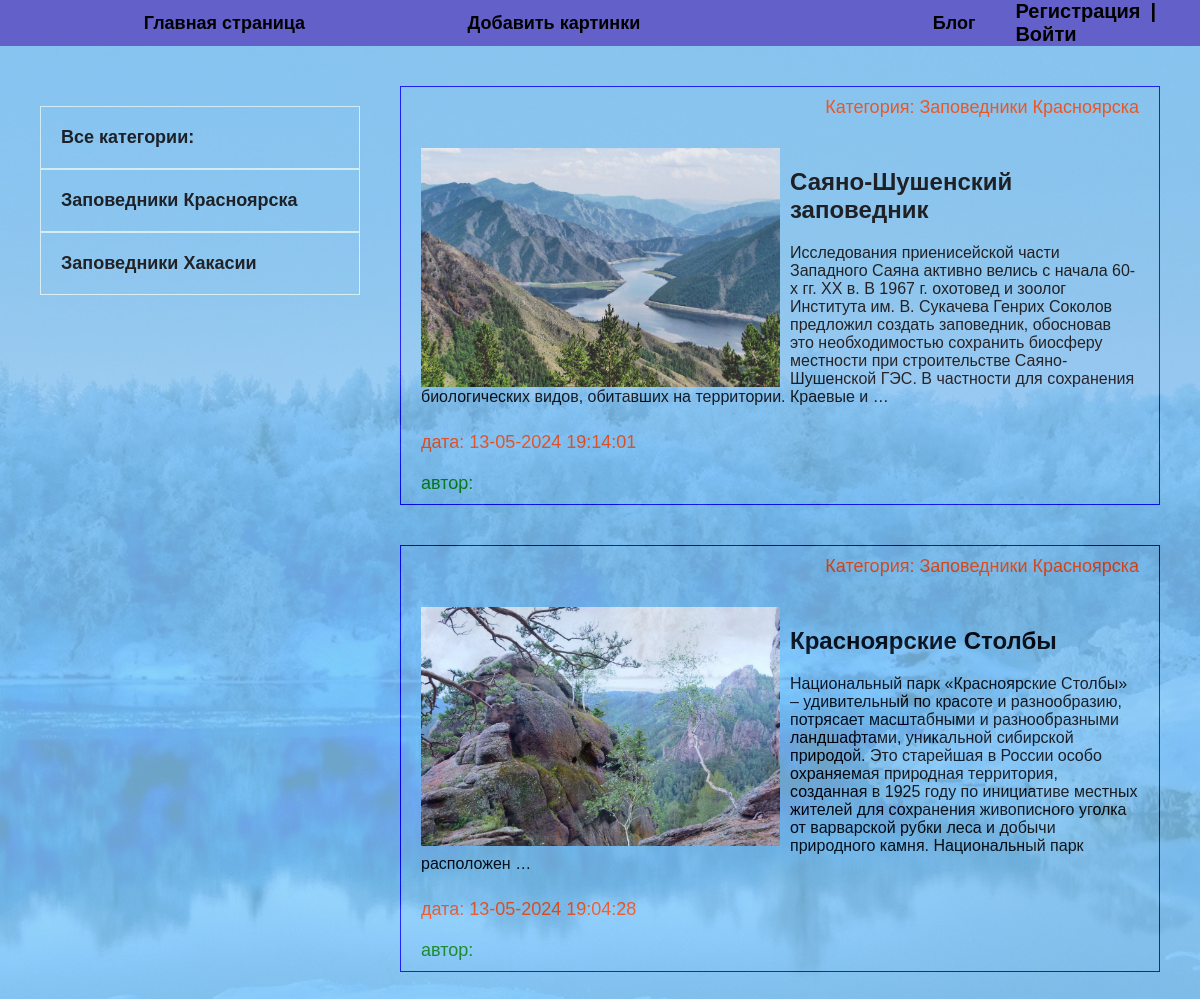
Screenshot of /category/zapovedniki-krasnoyarska/ with the database file from the repository.
### blog/models.py (models this page shows, shortened)
class Category(models.Model):
    name = models.CharField(max_length=200, verbose_name="Категория")
    slug = models.SlugField(max_length=250, unique=True, verbose_name="URL")
    def __str__(self):
        return self.name
    def get_absolute_url(self):
        return reverse('category', kwargs={'cat_slug': self.slug})
    class Meta:
        verbose_name = 'категорию'
        verbose_name_plural = "Категории"

class Blog(models.Model):
    title = models.CharField(max_length=250, verbose_name="Название")
    slug = models.SlugField(max_length=260, unique=True, verbose_name="URL")
    body = models.TextField(blank=True, verbose_name="Контент")
    photo = models.ImageField(upload_to="photo/%Y/%m/%d/", blank=True, verbose_name="Фото")
    time_cre = models.DateTimeField(auto_now_add=True, verbose_name="Дата создания")
    time_up = models.DateTimeField(auto_now=True, verbose_name="Дата обновления")
    published = models.BooleanField(default=True, verbose_name="Публикация")
    cat = models.ForeignKey("Category", on_delete=models.PROTECT,
                            verbose_name="Категория")
    def get_absolute_url(self):
        return reverse('post', kwargs={'post_slug': self.slug})
    class Meta:
        verbose_name = 'новость'
        verbose_name_plural = "Новости"
        ordering = ['-time_cre']

### blog/views.py (the view)
# urls.py: path('category/<slug:cat_slug>/', BlogCategory.as_view(), name='category'),
class BlogCategory(DataMixin, ListView):
    model = Blog
    template_name = "blog/blog.html"
    context_object_name = 'posts'
    def get_queryset(self):
        return Blog.objects.filter(cat__slug=self.kwargs['cat_slug'], published=True).select_related('cat')
    def get_context_data(self, *, object_list=None, **kwargs):
        context = super().get_context_data(**kwargs)
        c = Category.objects.get(slug=self.kwargs['cat_slug'])
        c_def = self.get_user_context(title="Категория - " + str(c.name), cat_selected=c.pk)
        return dict(list(c_def.items()) + list(context.items()))

### blog/templatetags/blog_tags.py (called while the page is built)
@register.inclusion_tag('blog/list_cat.html')
def show_cat(sort=None, cat_sell=0):
    if not sort:
        cats = Category.objects.all
    else:
        cats = Category.objects.order_by(sort)
    return {'cats': cats, 'cat_selected': cat_sell}

### blog/utils.py (called while the page is built)
    def get_user_context(self, **kwargs):
        context = kwargs
        cats = Category.objects.all()
        user_menu = menu.copy()
        if not self.request.user.is_authenticated:
            user_menu.pop(1)
        context['menu'] = user_menu
        context['cat'] = cats
        if 'cat_selected' not in context:
            context['cat_selected'] = 0
        return context

### blog/templates/blog/blog.html
{% extends 'blog/base.html' %}
{% load static %}
{% block content %}
<ul>
    {% for p in posts %}
    <li>
        <p class="first">Категория: {{ p.cat }}</p>
        <div class="text">
            {% if p.photo %}
            <img class="img" src="{{ p.photo.url }}" alt="">
            {% endif %}
            <h2><a href="{{ p.get_absolute_url }}">{{p.title}}</a></h2>
            <p>{{ p.body|truncatewords:49.5 }}</p>
        </div>
        <p class="data">дата: {{ p.time_up|date:"d-m-Y H:i:s" }}</p>
        <p class="user">автор: {{ user.username }}</p>
    </li>
    {% endfor %}
</ul>
{% endblock %}

### blog/templates/blog/list_cat.html
{% for c in cats %}
    {% if c.pk == cat_selected %}
    <li class="selected">{{ c.name }}</li>
    {% else %}
    <li><a href="{{ c.get_absolute_url }}">{{ c.name }}</a></li>
    {% endif %}
{% endfor %}

### blog/static/css/style.css (style rules this page uses)
body { margin: 0; padding: 0; font-family: Verdana, Geneva, Tahoma, sans-serif; background: url(asz.jpg); background-repeat: no-repeat; background-size: cover; background-position: center; background-attachment: fixed; margin: 0; padding: 0; font-family: Verdana, Geneva, Tahoma, sans-serif; }
ul { list-style: none; margin: 0; padding: 0; }
a { color: black; text-decoration: none; padding: 10px; }
.first { flex-basis: 30%; text-align: right; }
.sidebar a { padding: 20px; display: block; border: 1px solid lightcyan; background: rgba(0, 0, 0, 0); font-weight: bold; font-size: 18px; }
.main li { border: 1px solid blue; margin-bottom: 40px; }
.first, .data { padding: 10px 20px; font-size: 18px; color: orangered; margin: 0; }
.user { padding: 10px 20px; font-size: 18px; color: green; margin: 0; }
.img { float: left; margin-right: 10px; max-width: 50%; }
.text { padding: 20px 20px 0; }
.text a { padding-left: 0; padding-top: 0; padding-bottom: 10px; padding: 0 0 10px 0; }

### rows the page displays
Category: name "Заповедники Красноярска"
Category: name "Заповедники Хакасии"
Blog: cat "Заповедники Красноярска", photo (picture), title "Саяно-Шушенский заповедник", body "Исследования приенисейской части Западного Саяна активно велись с начала 60-х гг. XX в. В 1967 г. охотовед и зоолог Института им. В. Сукачева Генрих Соколов предложил создать заповедник, обосновав это необходимостью сохранить биосферу местности при строительстве Саяно-Шушенской ГЭС. В частности для сохранения биологических видов, обитавших на территории. Краевые и …", time_up "13-05-2024 19:14:01"
Blog: cat "Заповедники Красноярска", photo (picture), title "Красноярские Столбы", body "Национальный парк «Красноярские Столбы» – удивительный по красоте и разнообразию, потрясает масштабными и разнообразными ландшафтами, уникальной сибирской природой. Это старейшая в России особо охраняемая природная территория, созданная в 1925 году по инициативе местных жителей для сохранения живописного уголка от варварской рубки леса и добычи природного камня. Национальный парк расположен …", time_up "13-05-2024 19:04:28"

### other values shown
{{ m.title }} "Главная страница" "Добавить картинки" "Блог"
